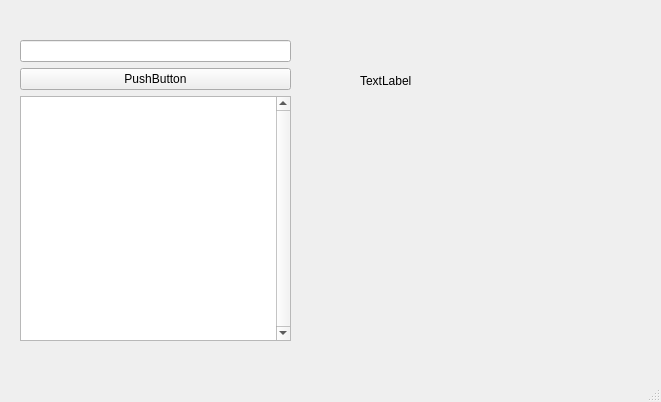
<?xml version="1.0" encoding="UTF-8"?>
<ui version="4.0">
 <class>MainWindow</class>
 <widget class="QMainWindow" name="MainWindow">
  <property name="geometry">
   <rect>
    <x>0</x>
    <y>0</y>
    <width>661</width>
    <height>402</height>
   </rect>
  </property>
  <property name="windowTitle">
   <string>MainWindow</string>
  </property>
  <widget class="QWidget" name="centralwidget">
   <widget class="QLabel" name="status">
    <property name="geometry">
     <rect>
      <x>360</x>
      <y>40</y>
      <width>141</width>
      <height>81</height>
     </rect>
    </property>
    <property name="text">
     <string>TextLabel</string>
    </property>
   </widget>
   <widget class="QWidget" name="verticalLayoutWidget">
    <property name="geometry">
     <rect>
      <x>20</x>
      <y>40</y>
      <width>271</width>
      <height>301</height>
     </rect>
    </property>
    <layout class="QVBoxLayout" name="Layout">
     <item>
      <widget class="QLineEdit" name="Input"/>
     </item>
     <item>
      <widget class="QPushButton" name="Button">
       <property name="text">
        <string>PushButton</string>
       </property>
      </widget>
     </item>
     <item>
      <widget class="QTextEdit" name="Output">
       <property name="verticalScrollBarPolicy">
        <enum>Qt::ScrollBarAlwaysOn</enum>
       </property>
      </widget>
     </item>
    </layout>
   </widget>
  </widget>
  <widget class="QMenuBar" name="menubar">
   <property name="geometry">
    <rect>
     <x>0</x>
     <y>0</y>
     <width>661</width>
     <height>21</height>
    </rect>
   </property>
  </widget>
  <widget class="QStatusBar" name="statusbar"/>
 </widget>
 <resources/>
 <connections/>
</ui>
